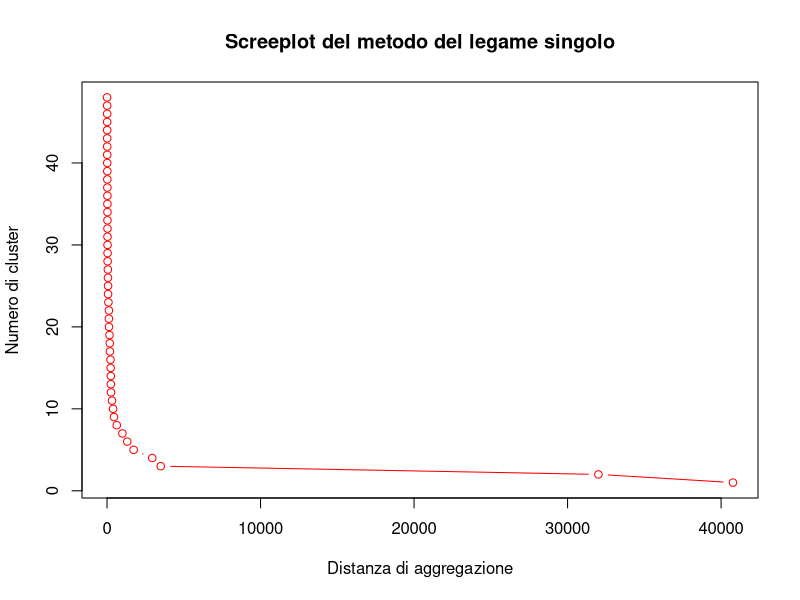
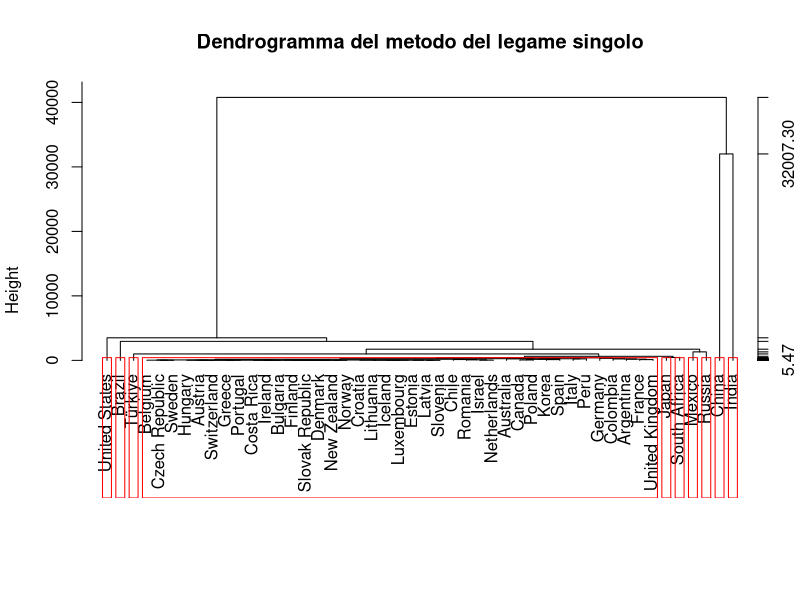
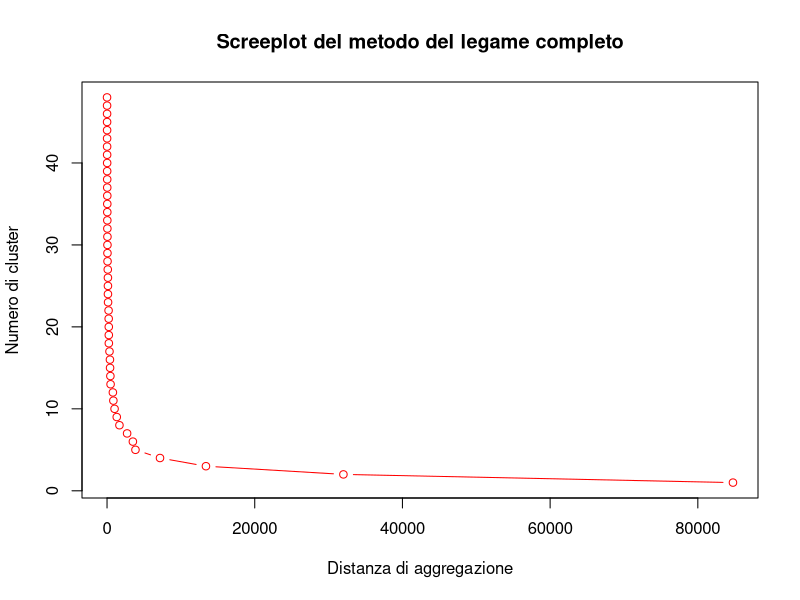
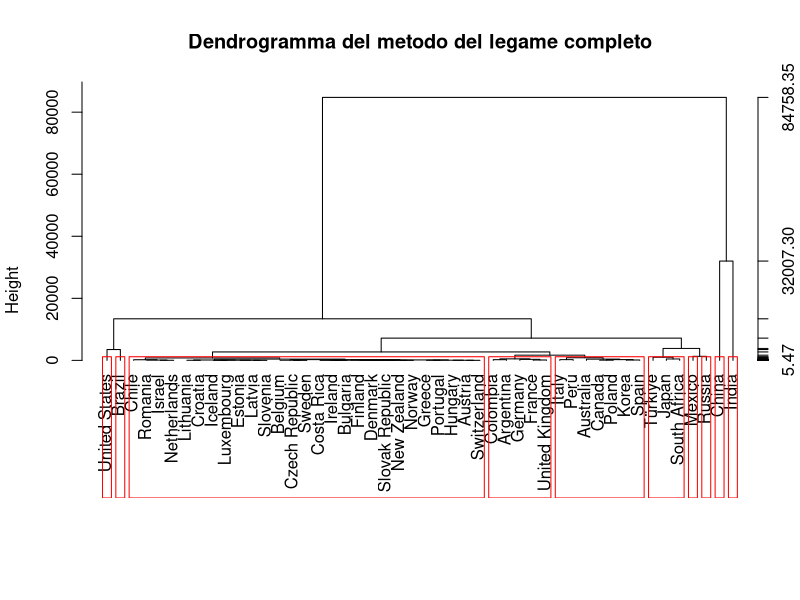
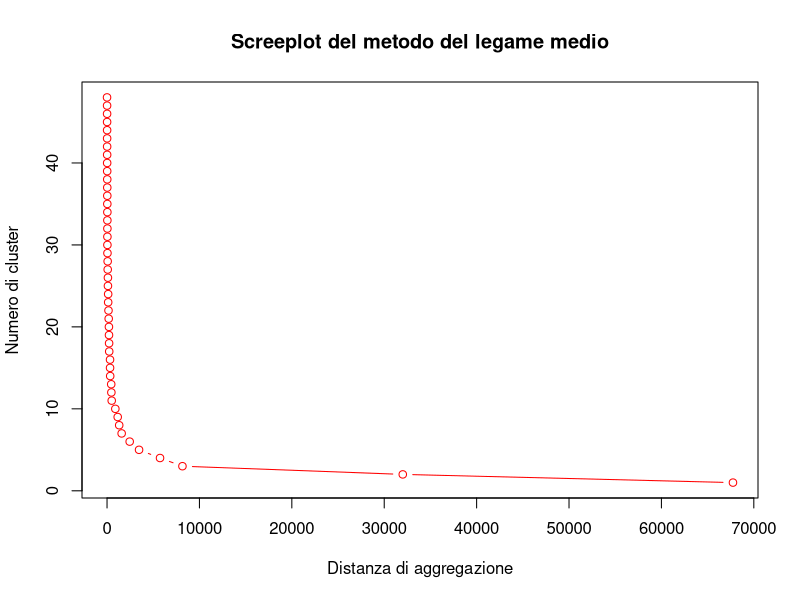
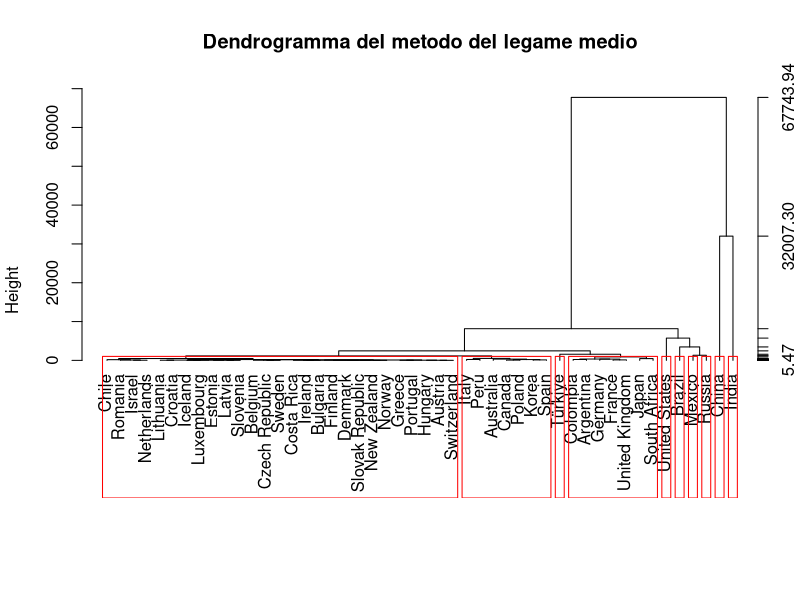
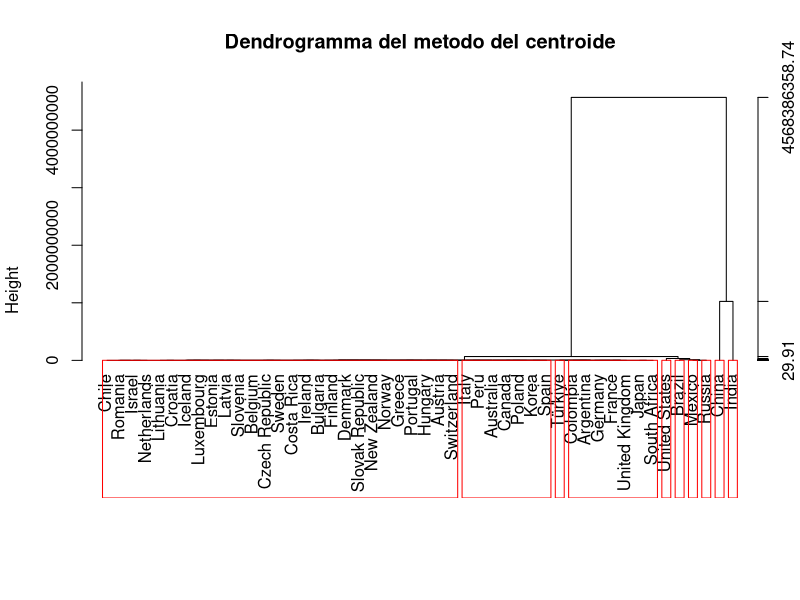
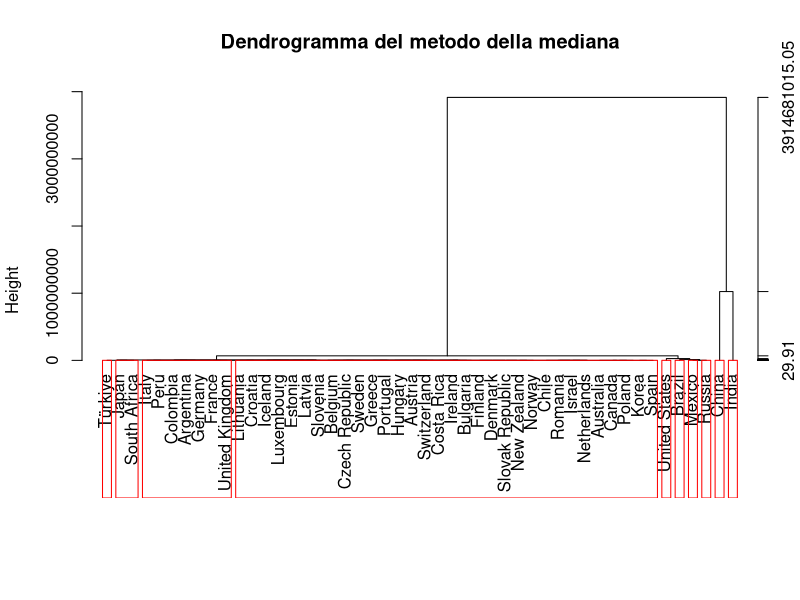

Reproduce these figures in R, in order.
library(readxl)
library(openxlsx)

data <- read_excel("dataset_puliti/nascite_arrotondato.xlsx")

View(data)

# Salvo il nome dei Paesi
nome_paesi <- data$Country
nome_paesi <- sub(" \\(People's Republic of\\)", "", data$Country) # Modifico il nome della Cina

# Imposto l'opzione per evitare la notazione scientifica nei grafici
options(scipen = 999)

################################################################################
#------------------- Matrice delle distanze -----------------------------------#
################################################################################

distanzaEuclidea <- dist(data[, -1], method = "euclidean")
distanzaEuclidea

# Converto la matrice delle distanze in un dataframe
distanzaEuclidea_df <- as.data.frame(as.matrix(distanzaEuclidea))

# Aggiungo i nomi delle righe e delle colonne
rownames(distanzaEuclidea_df) <- nome_paesi
colnames(distanzaEuclidea_df) <- nome_paesi

View(distanzaEuclidea_df)

# Salvo la matrice delle distanze euclidee in un file excel
write.xlsx(distanzaEuclidea_df, "matrice_distanze_nascite.xlsx", rowNames = TRUE)

################################################################################
#------------------- Misura di non omogeneità totale --------------------------#
################################################################################

n <- nrow(data[, -1]) # numero di righe nel df
WI <- cov(data[, -1]) # matrice di covarianza
HI <- (n - 1)* WI # matrice di non omogeneità statistica

trHI <- sum(diag(HI)) # misura di non omogeneita’ statistica 
trHI

################################################################################
# ------------------- Metodi gerarchici ---------------------------------------#
################################################################################

# ------------ Metodo del legame singolo ------------ #
hls_singolo <- hclust(distanzaEuclidea, method = "single")

# Costruisco lo screeplot
plot(c(0, hls_singolo$height), 
     seq(48,1),
     type = "b", 
     main = "Screeplot del metodo del legame singolo", 
     sub = "",
     xlab = "Distanza di aggregazione",
     ylab = "Numero di cluster",
     col = "red")

c(0, hls_singolo$height) # Consigliato 3 cluster

# -----Misure di non omogeneità statistiche
# Taglio il dendrogramma in 3 cluster
taglio_singolo <- cutree(hls_singolo, k = 3, h = NULL)

# Numeri di elementi dei gruppi
num_gruppi_singolo <- table(taglio_singolo)

# Lista di indici per i gruppi
taglioList_singolo <- list(taglio_singolo)

agvar_singolo <- aggregate(data[, -1], taglioList_singolo, var)[, -1]

# Gruppo 1
trH1 <- (num_gruppi_singolo[[1]] - 1) * sum(agvar_singolo[1, ])
if(is.na(trH1))
  trH1 <- 0
trH1

# Gruppo 2
trH2 <- (num_gruppi_singolo[[2]] - 1) * sum(agvar_singolo[2, ])
if(is.na(trH2))
  trH2 <- 0
trH2

# Gruppo 3
trH3 <- (num_gruppi_singolo[[3]] - 1) * sum(agvar_singolo[3, ])
if(is.na(trH3))
  trH3 <- 0
trH3

# Calcolo la misura di non omogeneità interna (within)
trWithin <- trH1 + trH2 + trH3 
trWithin

# Calcolo la misura di non omogeneita’ tra i cluster (between)
trBetween <- trHI - trWithin
trBetween/trHI # 0.9659548

#-------- Provo 5 cluster
taglio_singolo <- cutree(hls_singolo, k = 5, h = NULL)

# Numeri di elementi dei gruppi
num_gruppi_singolo <- table(taglio_singolo)

# Lista di indici per i gruppi
taglioList_singolo <- list(taglio_singolo)

agvar_singolo <- aggregate(data[, -1], taglioList_singolo, var)[, -1]

# Gruppo 1
trH1 <- (num_gruppi_singolo[[1]] - 1) * sum(agvar_singolo[1, ])
if(is.na(trH1))
  trH1 <- 0
trH1

# Gruppo 2
trH2 <- (num_gruppi_singolo[[2]] - 1) * sum(agvar_singolo[2, ])
if(is.na(trH2))
  trH2 <- 0
trH2

# Gruppo 3
trH3 <- (num_gruppi_singolo[[3]] - 1) * sum(agvar_singolo[3, ])
if(is.na(trH3))
  trH3 <- 0
trH3

# Gruppo 4
trH4 <- (num_gruppi_singolo[[4]] - 1) * sum(agvar_singolo[4, ])
if(is.na(trH4))
  trH4 <- 0
trH4

# Gruppo 5
trH5 <- (num_gruppi_singolo[[5]] - 1) * sum(agvar_singolo[5, ])
if(is.na(trH5))
  trH5 <- 0
trH5

# Calcolo la misura di non omogeneità interna (within)
trWithin <- trH1 + trH2 + trH3 + trH4 + trH5 
trWithin

# Calcolo la misura di non omogeneita’ tra i cluster (between)
trBetween <- trHI - trWithin 
trBetween/trHI # 0.9882972

# ------- Provo 10 cluster
taglio_singolo <- cutree(hls_singolo, k = 10, h = NULL)

# Numeri di elementi dei gruppi
num_gruppi_singolo <- table(taglio_singolo)

# Lista di indici per i gruppi
taglioList_singolo <- list(taglio_singolo)

agvar_singolo <- aggregate(data[, -1], taglioList_singolo, var)[, -1]

# Gruppo 1
trH1 <- (num_gruppi_singolo[[1]] - 1) * sum(agvar_singolo[1, ])
if(is.na(trH1))
  trH1 <- 0
trH1

# Gruppo 2
trH2 <- (num_gruppi_singolo[[2]] - 1) * sum(agvar_singolo[2, ])
if(is.na(trH2))
  trH2 <- 0
trH2

# Gruppo 3
trH3 <- (num_gruppi_singolo[[3]] - 1) * sum(agvar_singolo[3, ])
if(is.na(trH3))
  trH3 <- 0
trH3

# Gruppo 4
trH4 <- (num_gruppi_singolo[[4]] - 1) * sum(agvar_singolo[4, ])
if(is.na(trH4))
  trH4 <- 0
trH4

# Gruppo 5
trH5 <- (num_gruppi_singolo[[5]] - 1) * sum(agvar_singolo[5, ])
if(is.na(trH5))
  trH5 <- 0
trH5

# Gruppo 6
trH6 <- (num_gruppi_singolo[[6]] - 1) * sum(agvar_singolo[6, ])
if(is.na(trH6))
  trH6 <- 0
trH6

# Gruppo 7
trH7 <- (num_gruppi_singolo[[7]] - 1) * sum(agvar_singolo[7, ])
if(is.na(trH7))
  trH7 <- 0
trH7

# Gruppo 8
trH8 <- (num_gruppi_singolo[[8]] - 1) * sum(agvar_singolo[8, ])
if(is.na(trH8))
  trH8 <- 0
trH8

# Gruppo 9
trH9 <- (num_gruppi_singolo[[9]] - 1) * sum(agvar_singolo[9, ])
if(is.na(trH9))
  trH9 <- 0
trH9

# Gruppo 10
trH10 <- (num_gruppi_singolo[[10]] - 1) * sum(agvar_singolo[10, ])
if(is.na(trH10))
  trH10 <- 0
trH10

# Calcolo la misura di non omogeneità interna (within)
trWithin <- trH1 + trH2 + trH3 + trH4 + trH5 + trH6 + trH7 + trH8 + trH9 + trH10 
trWithin

# Calculo la misura di non omogeneita’ tra i cluster (between)
trBetween <- trHI - trWithin
trBetween/trHI # 0.997217

#---------Dendrogramma
# Visualizzo il dendrogramma con 10 cluster
plot(hls_singolo, 
     hang = -1,
     main = "Dendrogramma del metodo del legame singolo", 
     sub = "",
     xlab = "",
     labels = nome_paesi)
axis(side = 4, at = round(hls_singolo$height, 2))

# Inserisco i rettangoli per i cluster
rect.hclust(hls_singolo, k = 10, border = "red")


# ------------ Metodo del legame completo ------------ #
hlc_completo <- hclust(distanzaEuclidea, method = "complete")

# Costruisco lo screeplot
plot(c(0, hlc_completo$height), 
     seq(48,1),
     type = "b", 
     main = "Screeplot del metodo del legame completo", 
     sub = "",
     xlab = "Distanza di aggregazione",
     ylab = "Numero di cluster",
     col = "red")

c(0, hlc_completo$height) # Consigliato 2 cluster

# -----Misure di non omogeneità statistiche
# Taglio il dendrogramma in 2 cluster
taglio_completo <- cutree(hlc_completo, k = 2, h = NULL)

# Numeri di elementi dei gruppi
num_gruppi_completo <- table(taglio_completo)

# Lista di indici per i gruppi
taglioList_completo <- list(taglio_completo)

agvar_completo <- aggregate(data[, -1], taglioList_completo, var)[, -1]

# Gruppo 1
trH1 <- (num_gruppi_completo[[1]] - 1) * sum(agvar_completo[1, ])
if(is.na(trH1))
  trH1 <- 0
trH1

# Gruppo 2
trH2 <- (num_gruppi_completo[[2]] - 1) * sum(agvar_completo[1, ])
if(is.na(trH2))
  trH2 <- 0
trH2

# Calcolo la misura di non omogeneità interna (within)
trWithin <- trH1 + trH2
trWithin

# Calculo la misura di non omogeneita’ tra i cluster (between)
trBetween <- trHI - trWithin 
trBetween/trHI # 0.9651982

#-------- Provo 5 cluster
# Taglio il dendrogramma in 5 cluster
taglio_completo <- cutree(hlc_completo, k = 5, h = NULL)

# Numeri di elementi dei gruppi
num_gruppi_completo <- table(taglio_completo)

# Lista di indici per i gruppi
taglioList_completo <- list(taglio_completo)

agvar_completo <- aggregate(data[, -1], taglioList_completo, var)[, -1]

# Gruppo 1
trH1 <- (num_gruppi_completo[[1]] - 1) * sum(agvar_completo[1, ])
if(is.na(trH1))
  trH1 <- 0
trH1

# Gruppo 2
trH2 <- (num_gruppi_completo[[2]] - 1) * sum(agvar_completo[1, ])
if(is.na(trH2))
  trH2 <- 0
trH2

# Gruppo 3
trH3 <- (num_gruppi_completo[[3]] - 1) * sum(agvar_completo[1, ])
if(is.na(trH3))
  trH3 <- 0
trH3

# Gruppo 4
trH4 <- (num_gruppi_completo[[4]] - 1) * sum(agvar_completo[1, ])
if(is.na(trH4))
  trH4 <- 0
trH4

# Gruppo 5
trH5 <- (num_gruppi_completo[[5]] - 1) * sum(agvar_completo[1, ])
if(is.na(trH5))
  trH5 <- 0
trH5

# Calcolo la misura di non omogeneità interna (within)
trWithin <- trH1 + trH2 + trH3 + trH4 + trH5 
trWithin

# Calcolo la misura di non omogeneità tra i cluster (between)
trBetween <- trHI - trWithin
trBetween/trHI # 0.9968508

#-------- Provo 10 cluster
# Taglio il dendrogramma in 10 cluster
taglio_completo <- cutree(hlc_completo, k = 10, h = NULL)

# Numeri di elementi dei gruppi
num_gruppi_completo <- table(taglio_completo)

# Lista di indici per i gruppi
taglioList_completo <- list(taglio_completo)

agvar_completo <- aggregate(data[, -1], taglioList_completo, var)[, -1]

# Gruppo 1
trH1 <- (num_gruppi_completo[[1]] - 1) * sum(agvar_completo[1, ])
if(is.na(trH1))
  trH1 <- 0
trH1

# Gruppo 2
trH2 <- (num_gruppi_completo[[2]] - 1) * sum(agvar_completo[1, ])
if(is.na(trH2))
  trH2 <- 0
trH2

# Gruppo 3
trH3 <- (num_gruppi_completo[[3]] - 1) * sum(agvar_completo[1, ])
if(is.na(trH3))
  trH3 <- 0
trH3

# Gruppo 4
trH4 <- (num_gruppi_completo[[4]] - 1) * sum(agvar_completo[1, ])
if(is.na(trH4))
  trH4 <- 0
trH4

# Gruppo 5
trH5 <- (num_gruppi_completo[[5]] - 1) * sum(agvar_completo[1, ])
if(is.na(trH5))
  trH5 <- 0
trH5

# Gruppo 6
trH6 <- (num_gruppi_completo[[6]] - 1) * sum(agvar_completo[1, ])
if(is.na(trH6))
  trH6 <- 0
trH6

# Gruppo 7
trH7 <- (num_gruppi_completo[[7]] - 1) * sum(agvar_completo[1, ])
if(is.na(trH7))
  trH7 <- 0
trH7

# Gruppo 8
trH8 <- (num_gruppi_completo[[8]] - 1) * sum(agvar_completo[1, ])
if(is.na(trH8))
  trH8 <- 0
trH8

# Gruppo 9
trH9 <- (num_gruppi_completo[[9]] - 1) * sum(agvar_completo[1, ])
if(is.na(trH9))
  trH9 <- 0
trH9

# Gruppo 10
trH10 <- (num_gruppi_completo[[10]] - 1) * sum(agvar_completo[1, ])
if(is.na(trH10))
  trH10 <- 0
trH10

# Calcolo la misura di non omogeneità interna (within)
trWithin <- trH1 + trH2 + trH3 + trH4 + trH5 + trH6 + trH7 + trH8 + trH9 + trH10
trWithin

# Calcolo la misura di non omogeneità tra i cluster (between)
trBetween <- trHI - trWithin
trBetween/trHI # 0.9996666

#-------- Dendrogramma
# Visualizzo il dendrogramma con 10 cluster
plot(hlc_completo, 
     hang = -1,
     main = "Dendrogramma del metodo del legame completo", 
     sub = "",
     xlab = "",
     labels = nome_paesi)
axis(side = 4, at = round(hlc_completo$height, 2))

# Inserisco i rettangoli per i cluster
rect.hclust(hlc_completo, k = 10, border = "red")

# ------------ Metodo del legame medio ------------ #
hlm_medio <- hclust(distanzaEuclidea, method = "average")

# Costruisco lo screeplot
plot(c(0, hlm_medio$height), 
     seq(48,1),
     type = "b", 
     main = "Screeplot del metodo del legame medio", 
     sub = "",
     xlab = "Distanza di aggregazione",
     ylab = "Numero di cluster",
     col = "red")

c(0, hlm_medio$height) # Consigliato 2 cluster

# -----Misure di non omogeneità statistiche
# Taglio il dendrogramma in 2 cluster
taglio_medio <- cutree(hlm_medio, k = 2, h = NULL)

# Numeri di elementi dei gruppi
num_gruppi_medio <- table(taglio_medio)

# Lista di indici per i gruppi
taglioList_medio <- list(taglio_medio)

agvar_medio <- aggregate(data[, -1], taglioList_medio, var)[, -1]

# Gruppo 1
trH1 <- (num_gruppi_medio[[1]] - 1) * sum(agvar_medio[1, ])
if(is.na(trH1))
  trH1 <- 0
trH1

# Gruppo 2
trH2 <- (num_gruppi_medio[[2]] - 1) * sum(agvar_medio[1, ])
if(is.na(trH2))
  trH2 <- 0
trH2

# Calcolo la misura di non omogeneità interna (within)
trWithin <- trH1 + trH2 
trWithin

# Calcolo la misura di non omogeneità tra i cluster (between)
trBetween <- trHI - trWithin
trBetween/trHI # 0.9651982

#-------- Provo 5 cluster
# Taglio il dendrogramma in 5 cluster
taglio_medio <- cutree(hlm_medio, k = 5, h = NULL)

# Numeri di elementi dei gruppi
num_gruppi_medio <- table(taglio_medio)

# Lista di indici per i gruppi
taglioList_medio <- list(taglio_medio)

agvar_medio <- aggregate(data[, -1], taglioList_medio, var)[, -1]

# Gruppo 1
trH1 <- (num_gruppi_medio[[1]] - 1) * sum(agvar_medio[1, ])
if(is.na(trH1))
  trH1 <- 0
trH1

# Gruppo 2
trH2 <- (num_gruppi_medio[[2]] - 1) * sum(agvar_medio[1, ])
if(is.na(trH2))
  trH2 <- 0
trH2

# Gruppo 3
trH3 <- (num_gruppi_medio[[3]] - 1) * sum(agvar_medio[1, ])
if(is.na(trH3))
  trH3 <- 0
trH3

# Gruppo 4
trH4 <- (num_gruppi_medio[[4]] - 1) * sum(agvar_medio[1, ])
if(is.na(trH4))
  trH4 <- 0
trH4

# Gruppo 5
trH5 <- (num_gruppi_medio[[5]] - 1) * sum(agvar_medio[1, ])
if(is.na(trH5))
  trH5 <- 0
trH5

# Calcolo la misura di non omogeneità interna (within)
trWithin <- trH1 + trH2 + trH3 + trH4 + trH5 
trWithin

# Calcolo la misura di non omogeneità tra i cluster (between)
trBetween <- trHI - trWithin
trBetween/trHI # 0.9944106

#-------- Provo 10 cluster
# Taglio il dendrogramma in 10 cluster
taglio_medio <- cutree(hlm_medio, k = 10, h = NULL)

# Numeri di elementi dei gruppi
num_gruppi_medio <- table(taglio_medio)

# Lista di indici per i gruppi
taglioList_medio <- list(taglio_medio)

agvar_medio <- aggregate(data[, -1], taglioList_medio, var)[, -1]

# Gruppo 1
trH1 <- (num_gruppi_medio[[1]] - 1) * sum(agvar_medio[1, ])
if(is.na(trH1))
  trH1 <- 0
trH1

# Gruppo 2
trH2 <- (num_gruppi_medio[[2]] - 1) * sum(agvar_medio[1, ])
if(is.na(trH2))
  trH2 <- 0
trH2

# Gruppo 3
trH3 <- (num_gruppi_medio[[3]] - 1) * sum(agvar_medio[1, ])
if(is.na(trH3))
  trH3 <- 0
trH3

# Gruppo 4
trH4 <- (num_gruppi_medio[[4]] - 1) * sum(agvar_medio[1, ])
if(is.na(trH4))
  trH4 <- 0
trH4

# Gruppo 5
trH5 <- (num_gruppi_medio[[5]] - 1) * sum(agvar_medio[1, ])
if(is.na(trH5))
  trH5 <- 0
trH5

# Gruppo 6
trH6 <- (num_gruppi_medio[[6]] - 1) * sum(agvar_medio[1, ])
if(is.na(trH6))
  trH6 <- 0
trH6

# Gruppo 7
trH7 <- (num_gruppi_medio[[7]] - 1) * sum(agvar_medio[1, ])
if(is.na(trH7))
  trH7 <- 0
trH7

# Gruppo 8
trH8 <- (num_gruppi_medio[[8]] - 1) * sum(agvar_medio[1, ])
if(is.na(trH8))
  trH8 <- 0
trH8

# Gruppo 9
trH9 <- (num_gruppi_medio[[9]] - 1) * sum(agvar_medio[1, ])
if(is.na(trH9))
  trH9 <- 0
trH9

# Gruppo 10
trH10 <- (num_gruppi_medio[[10]] - 1) * sum(agvar_medio[1, ])
if(is.na(trH10))
  trH10 <- 0
trH10

# Calcolo la misura di non omogeneità interna (within)
trWithin <- trH1 + trH2 + trH3 + trH4 + trH5 + trH6 + trH7 + trH8 + trH9 + trH10 
trWithin

# Calcolo la misura di non omogeneità tra i cluster (between)
trBetween <- trHI - trWithin
trBetween/trHI # 0.9996666

#---------Dendrogramma
# Visualizzo il dendrogramma con 10 cluster
plot(hlm_medio,
     hang = -1,
     main = "Dendrogramma del metodo del legame medio", 
     sub = "",
     xlab = "",
     labels = nome_paesi)
axis(side = 4, at = round(hlm_medio$height, 2))

# Inserisco i rettangoli per i cluster
rect.hclust(hlm_medio, k = 10, border = "red")

# ------------ Metodo del centroide ------------ #
# Calcolo la matrice contenente i quadrati delle distanze euclidee
distanzaEuclidea2 <- distanzaEuclidea ^ 2

hc_centroide <- hclust(distanzaEuclidea2, method = "centroid")

# -----Misure di non omogeneità statistiche
# Taglio il dendrogramma in 2 cluster
taglio_centroide <- cutree(hc_centroide, k = 2, h = NULL)

# Numeri di elementi dei gruppi
num_gruppi_centroide <- table(taglio_centroide)

# Lista di indici per i gruppi
taglioList_centroide <- list(taglio_centroide)

agvar_centroide <- aggregate(data[, -1], taglioList_centroide, var)[, -1]

# Gruppo 1
trH1 <- (num_gruppi_centroide[[1]] - 1) * sum(agvar_centroide[1, ])
if(is.na(trH1))
  trH1 <- 0
trH1

# Gruppo 2
trH2 <- (num_gruppi_centroide[[2]] - 1) * sum(agvar_centroide[1, ])
if(is.na(trH2))
  trH2 <- 0
trH2

# Calcolo la misura di non omogeneità interna (within)
trWithin <- trH1 + trH2 
trWithin

# Calcolo la misura di non omogeneità tra i cluster (between)
trBetween <- trHI - trWithin
trBetween/trHI # 0.9651982

#-------- Provo 5 cluster
# Taglio il dendrogramma in 5 cluster
taglio_centroide <- cutree(hc_centroide, k = 5, h = NULL)

# Numeri di elementi dei gruppi
num_gruppi_centroide <- table(taglio_centroide)

# Lista di indici per i gruppi
taglioList_centroide <- list(taglio_centroide)

agvar_centroide <- aggregate(data[, -1], taglioList_centroide, var)[, -1]

# Gruppo 1
trH1 <- (num_gruppi_centroide[[1]] - 1) * sum(agvar_centroide[1, ])
if(is.na(trH1))
  trH1 <- 0
trH1

# Gruppo 2
trH2 <- (num_gruppi_centroide[[2]] - 1) * sum(agvar_centroide[1, ])
if(is.na(trH2))
  trH2 <- 0
trH2

# Gruppo 3
trH3 <- (num_gruppi_centroide[[3]] - 1) * sum(agvar_centroide[1, ])
if(is.na(trH3))
  trH3 <- 0
trH3

# Gruppo 4
trH4 <- (num_gruppi_centroide[[4]] - 1) * sum(agvar_centroide[1, ])
if(is.na(trH4))
  trH4 <- 0
trH4

# Gruppo 5
trH5 <- (num_gruppi_centroide[[5]] - 1) * sum(agvar_centroide[1, ])
if(is.na(trH5))
  trH5 <- 0
trH5

# Calcolo la misura di non omogeneità interna (within)
trWithin <- trH1 + trH2 + trH3 + trH4 + trH5 
trWithin

# Calcolo la misura di non omogeneità tra i cluster (between)
trBetween <- trHI - trWithin
trBetween/trHI # 0.9944106

#--------- Provo 10 cluster
# Taglio il dendrogramma in 10 cluster
taglio_centroide <- cutree(hc_centroide, k = 10, h = NULL)

# Numeri di elementi dei gruppi
num_gruppi_centroide <- table(taglio_centroide)

# Lista di indici per i gruppi
taglioList_centroide <- list(taglio_centroide)

agvar_centroide <- aggregate(data[, -1], taglioList_centroide, var)[, -1]

# Gruppo 1
trH1 <- (num_gruppi_centroide[[1]] - 1) * sum(agvar_centroide[1, ])
if(is.na(trH1))
  trH1 <- 0
trH1

# Gruppo 2
trH2 <- (num_gruppi_centroide[[2]] - 1) * sum(agvar_centroide[1, ])
if(is.na(trH2))
  trH2 <- 0
trH2

# Gruppo 3
trH3 <- (num_gruppi_centroide[[3]] - 1) * sum(agvar_centroide[1, ])
if(is.na(trH3))
  trH3 <- 0
trH3

# Gruppo 4
trH4 <- (num_gruppi_centroide[[4]] - 1) * sum(agvar_centroide[1, ])
if(is.na(trH4))
  trH4 <- 0
trH4

# Gruppo 5
trH5 <- (num_gruppi_centroide[[5]] - 1) * sum(agvar_centroide[1, ])
if(is.na(trH5))
  trH5 <- 0
trH5

# Gruppo 6
trH6 <- (num_gruppi_centroide[[6]] - 1) * sum(agvar_centroide[1, ])
if(is.na(trH6))
  trH6 <- 0
trH6

# Gruppo 7
trH7 <- (num_gruppi_centroide[[7]] - 1) * sum(agvar_centroide[1, ])
if(is.na(trH7))
  trH7 <- 0
trH7

# Gruppo 8
trH8 <- (num_gruppi_centroide[[8]] - 1) * sum(agvar_centroide[1, ])
if(is.na(trH8))
  trH8 <- 0
trH8

# Gruppo 9
trH9 <- (num_gruppi_centroide[[9]] - 1) * sum(agvar_centroide[1, ])
if(is.na(trH9))
  trH9 <- 0
trH9

# Gruppo 10
trH10 <- (num_gruppi_centroide[[10]] - 1) * sum(agvar_centroide[1, ])
if(is.na(trH10))
  trH10 <- 0
trH10

# Calcolo la misura di non omogeneità interna (within)
trWithin <- trH1 + trH2 + trH3 + trH4 + trH5 + trH6 + trH7 + trH8 + trH9 + trH10 
trWithin

# Calcolo la misura di non omogeneità tra i cluster (between)
trBetween <- trHI - trWithin
trBetween/trHI # 0.9996666

#---------Dendrogramma
# Visualizzo il dendrogramma con 10 cluster
plot(hc_centroide,
     hang = -1,
     main = "Dendrogramma del metodo del centroide", 
     sub = "",
     xlab = "",
     labels = nome_paesi)
axis(side = 4, at = round(hc_centroide$height, 2))

# Inserisco i rettangoli per i cluster
rect.hclust(hc_centroide, k = 10, border = "red")

# ------------ Metodo della mediana ------------ #
hmed_mediana <- hclust(distanzaEuclidea2, method = "median")

# -----Misure di non omogeneità statistiche
# Taglio il dendrogramma in 2 cluster
taglio_mediana <- cutree(hmed_mediana, k = 2, h = NULL)

# Numeri di elementi dei gruppi
num_gruppi_mediana <- table(taglio_mediana)

# Lista di indici per i gruppi
taglioList_mediana <- list(taglio_mediana)

agvar_mediana <- aggregate(data[, -1], taglioList_mediana, var)[, -1]

# Gruppo 1
trH1 <- (num_gruppi_mediana[[1]] - 1) * sum(agvar_mediana[1, ])
if(is.na(trH1))
  trH1 <- 0
trH1

# Gruppo 2
trH2 <- (num_gruppi_mediana[[2]] - 1) * sum(agvar_mediana[1, ])
if(is.na(trH2))
  trH2 <- 0
trH2

# Calcolo la misura di non omogeneità interna (within)
trWithin <- trH1 + trH2 
trWithin

# Calcolo la misura di non omogeneità tra i cluster (between)
trBetween <- trHI - trWithin
trBetween/trHI # 0.9651982

#--------- Provo 5 cluster
# Taglio il dendrogramma in 5 cluster
taglio_mediana <- cutree(hmed_mediana, k = 5, h = NULL)

# Numeri di elementi dei gruppi
num_gruppi_mediana <- table(taglio_mediana)

# Lista di indici per i gruppi
taglioList_mediana <- list(taglio_mediana)

agvar_mediana <- aggregate(data[, -1], taglioList_mediana, var)[, -1]

# Gruppo 1
trH1 <- (num_gruppi_mediana[[1]] - 1) * sum(agvar_mediana[1, ])
if(is.na(trH1))
  trH1 <- 0
trH1

# Gruppo 2
trH2 <- (num_gruppi_mediana[[2]] - 1) * sum(agvar_mediana[1, ])
if(is.na(trH2))
  trH2 <- 0
trH2

# Gruppo 3
trH3 <- (num_gruppi_mediana[[3]] - 1) * sum(agvar_mediana[1, ])
if(is.na(trH3))
  trH3 <- 0
trH3

# Gruppo 4
trH4 <- (num_gruppi_mediana[[4]] - 1) * sum(agvar_mediana[1, ])
if(is.na(trH4))
  trH4 <- 0
trH4

# Gruppo 5
trH5 <- (num_gruppi_mediana[[5]] - 1) * sum(agvar_mediana[1, ])
if(is.na(trH5))
  trH5 <- 0
trH5

# Calcolo la misura di non omogeneità interna (within)
trWithin <- trH1 + trH2 + trH3 + trH4 + trH5 
trWithin

# Calcolo la misura di non omogeneità tra i cluster (between)
trBetween <- trHI - trWithin
trBetween/trHI # 0.9944106

#--------- Provo 10 cluster
# Taglio il dendrogramma in 10 cluster
taglio_mediana <- cutree(hmed_mediana, k = 10, h = NULL)

# Numeri di elementi dei gruppi
num_gruppi_mediana <- table(taglio_mediana)

# Lista di indici per i gruppi
taglioList_mediana <- list(taglio_mediana)

agvar_mediana <- aggregate(data[, -1], taglioList_mediana, var)[, -1]

# Gruppo 1
trH1 <- (num_gruppi_mediana[[1]] - 1) * sum(agvar_mediana[1, ])
if(is.na(trH1))
  trH1 <- 0
trH1

# Gruppo 2
trH2 <- (num_gruppi_mediana[[2]] - 1) * sum(agvar_mediana[1, ])
if(is.na(trH2))
  trH2 <- 0
trH2

# Gruppo 3
trH3 <- (num_gruppi_mediana[[3]] - 1) * sum(agvar_mediana[1, ])
if(is.na(trH3))
  trH3 <- 0
trH3

# Gruppo 4
trH4 <- (num_gruppi_mediana[[4]] - 1) * sum(agvar_mediana[1, ])
if(is.na(trH4))
  trH4 <- 0
trH4

# Gruppo 5
trH5 <- (num_gruppi_mediana[[5]] - 1) * sum(agvar_mediana[1, ])
if(is.na(trH5))
  trH5 <- 0
trH5

# Gruppo 6
trH6 <- (num_gruppi_mediana[[6]] - 1) * sum(agvar_mediana[1, ])
if(is.na(trH6))
  trH6 <- 0
trH6

# Gruppo 7
trH7 <- (num_gruppi_mediana[[7]] - 1) * sum(agvar_mediana[1, ])
if(is.na(trH7))
  trH7 <- 0
trH7

# Gruppo 8
trH8 <- (num_gruppi_mediana[[8]] - 1) * sum(agvar_mediana[1, ])
if(is.na(trH8))
  trH8 <- 0
trH8

# Gruppo 9
trH9 <- (num_gruppi_mediana[[9]] - 1) * sum(agvar_mediana[1, ])
if(is.na(trH9))
  trH9 <- 0
trH9

# Gruppo 10
trH10 <- (num_gruppi_mediana[[10]] - 1) * sum(agvar_mediana[1, ])
if(is.na(trH10))
  trH10 <- 0
trH10

# Calcolo la misura di non omogeneità interna (within)
trWithin <- trH1 + trH2 + trH3 + trH4 + trH5 + trH6 + trH7 + trH8 + trH9 + trH10 
trWithin

# Calcolo la misura di non omogeneità esterna (between)
trBetween <- trHI - trWithin
trBetween/trHI # 0.9992951

#-------- Dendrogramma
# Visualizzo il dendrogramma con 10 cluster
plot(hmed_mediana, 
     hang = -1,
     main = "Dendrogramma del metodo della mediana", 
     sub = "",
     xlab = "",
     labels = nome_paesi)
axis(side = 4, at = round(hmed_mediana$height, 2))

# Inserisco i rettangoli per i cluster
rect.hclust(hmed_mediana, k = 10, border = "red")



################################################################################
# ------------------- Metodi non gerarchici -----------------------------------#
################################################################################

# ------------ k-means ------------ #
# Visti i risultati precedenti scelgo di calcolare il k-means con 10 cluster
km <- kmeans(data[, -1], centers = 10, iter.max = 15, nstart = 10)
km

# Creo un dataframe associando il numero del cluster al nome del paese
associazioni <- data.frame(Numero = km$cluster, Paese = nome_paesi)

# Visualizzo il dataframe
View(associazioni)

# Calcolo la misura di non omogeneità totale
km$totss # 9594970616

# Calcolo la misura di non omoegeneità interna (within)
km$tot.withinss # 10951176

# Calcolo la misura di non omogeneità esterna (between)
km$betweenss/km$totss # 0.9988587



